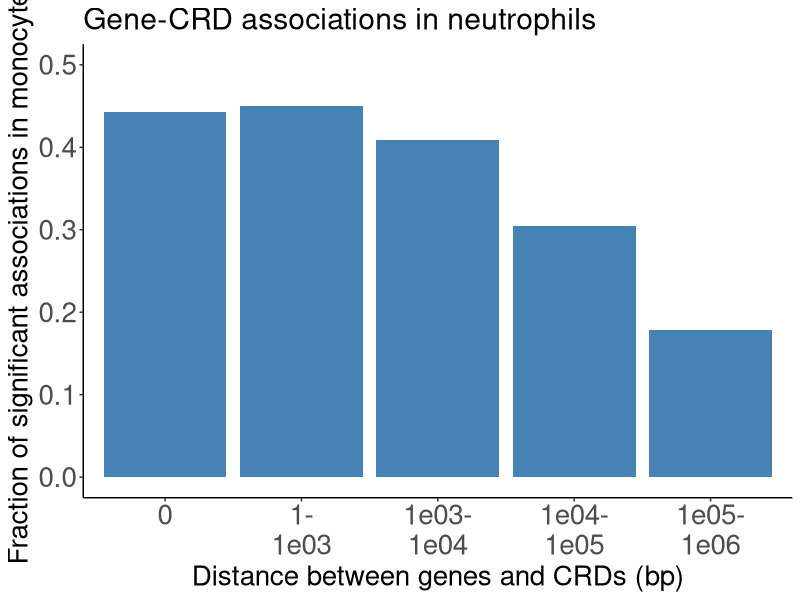
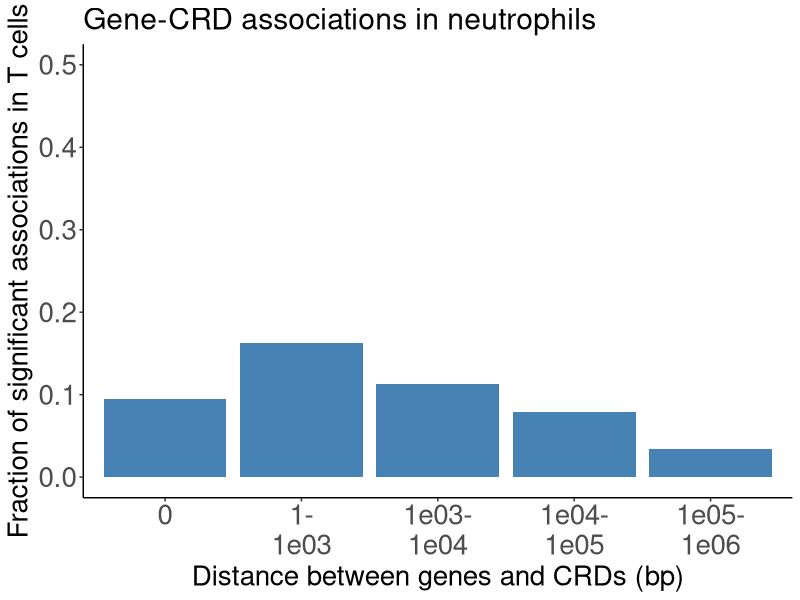
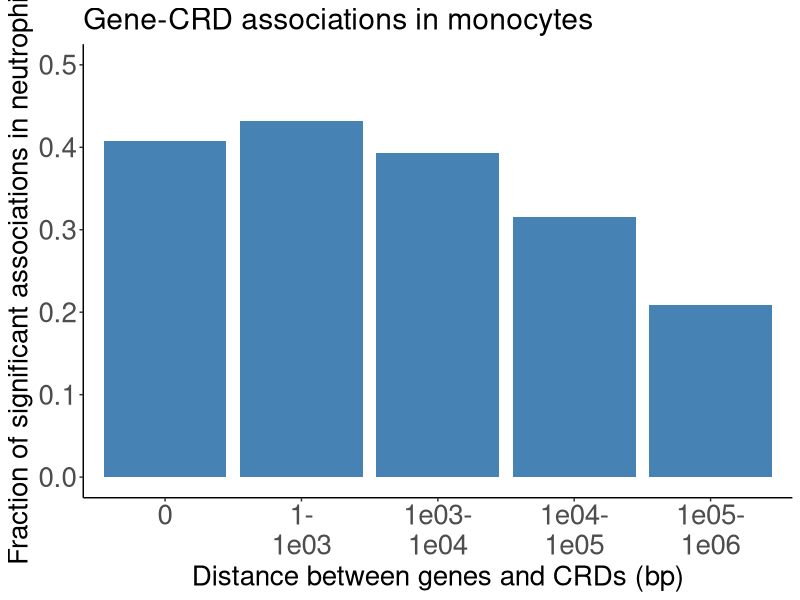
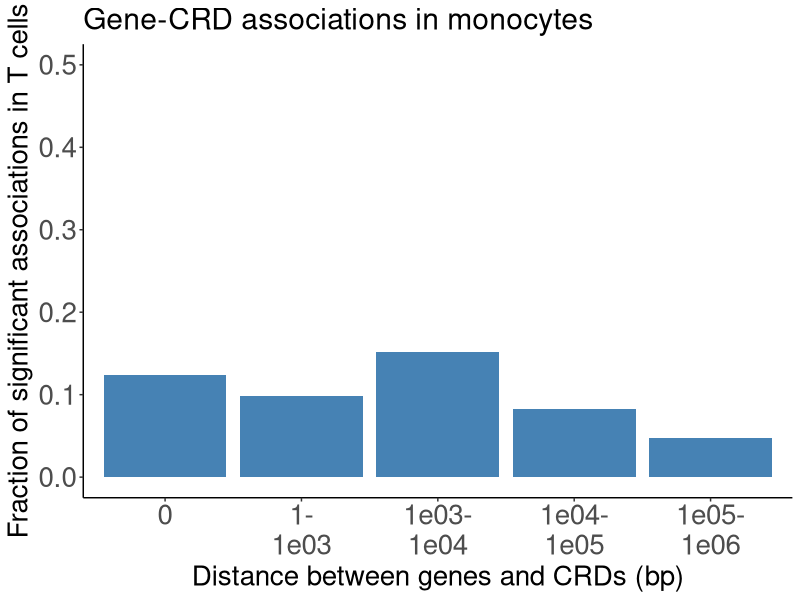
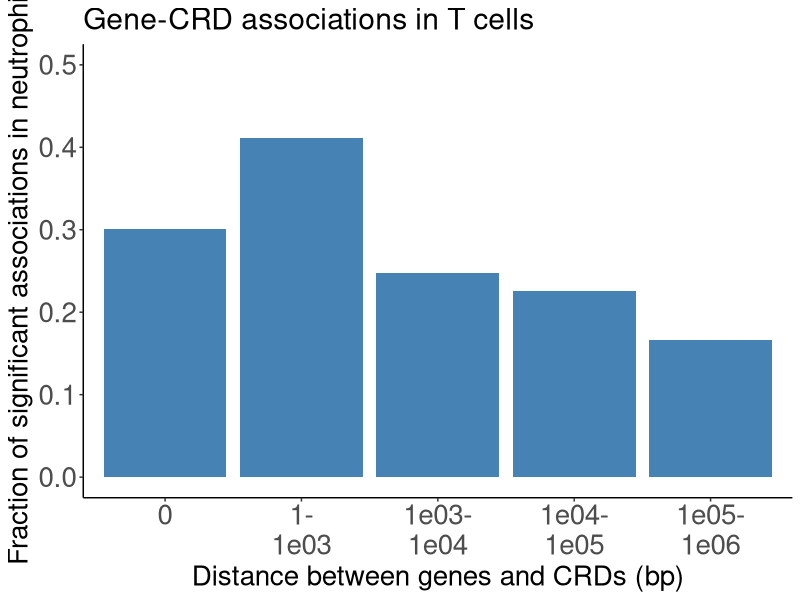
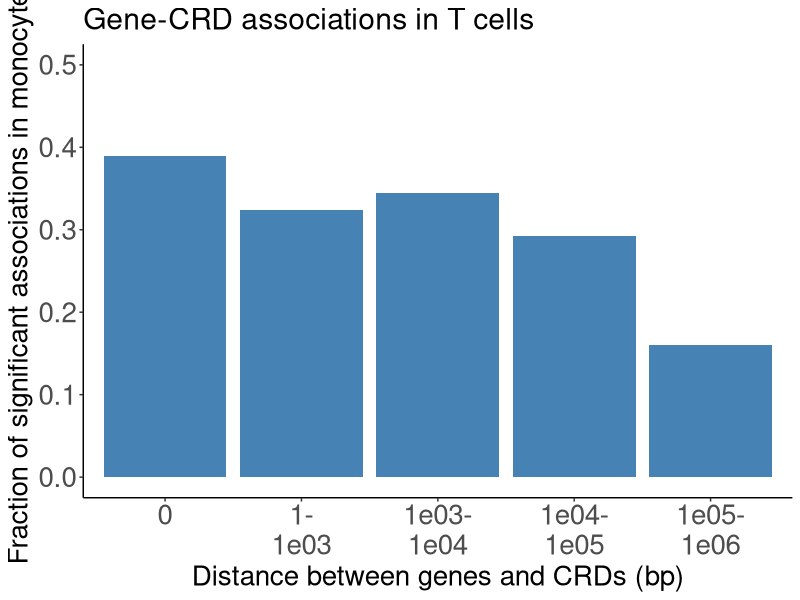
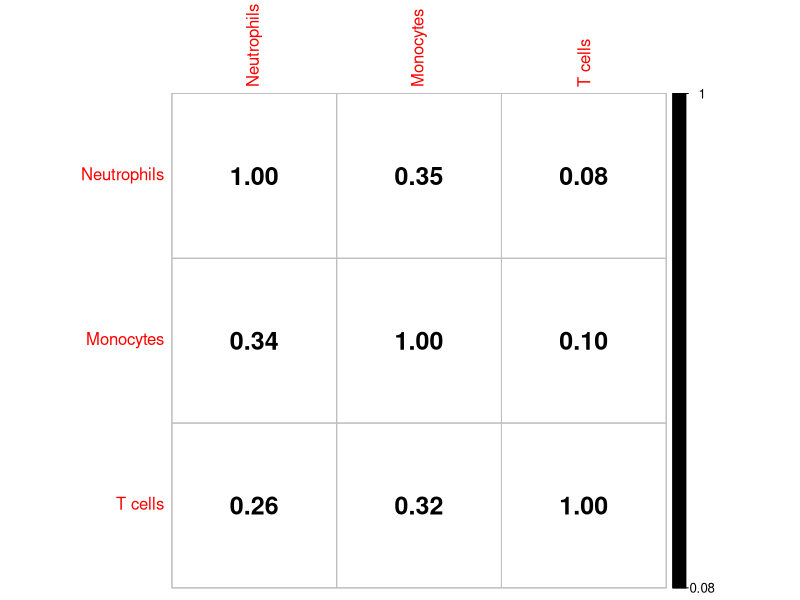
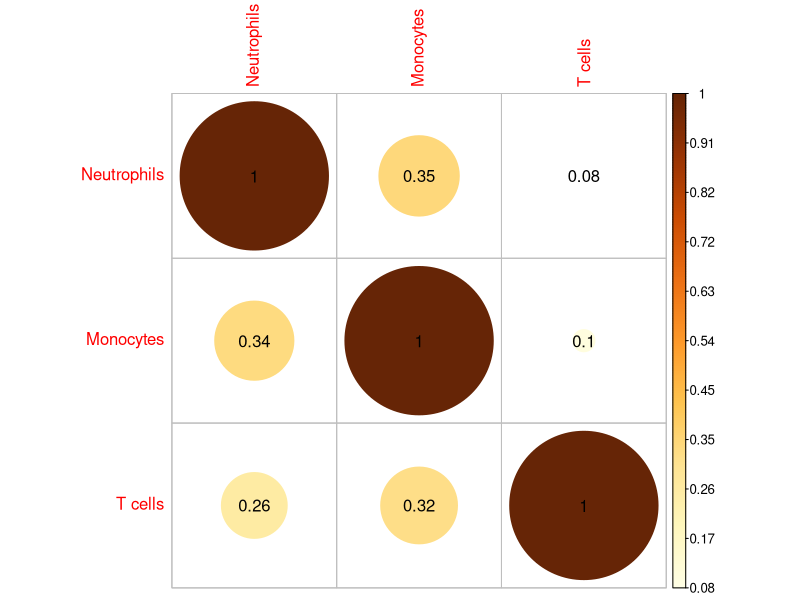

Source code (R) for these figures, in order:
library(ggplot2)
library(corrplot)

get_common_fraction <- function(set,refset,mindist,maxdist){
    if(mindist == 0 & maxdist == 0){
        set.filtered = set[which(set$distance==0),c(1,8)]
        refset.filtered = refset[which(refset$distance==0),c(1,8)]
    } else if(maxdist > 0) {
        set.filtered = set[which(set$distance>mindist & set$distance<=maxdist),c(1,8)]
        refset.filtered = refset[which(refset$distance>mindist & refset$distance<=maxdist),c(1,8)]
    } else {
        set.filtered = set[,c(1,8)]
        refset.filtered = refset[,c(1,8)]
    }
    myfraction = sum(duplicated(rbind(set.filtered,refset.filtered)))/nrow(refset.filtered)
    myfraction
}

plot_fractions <-function(fractions,discovered,replicated) {
    filename = paste0("CRD_gene_association_discovered_in_",discovered,"_replicated_in_",replicated,".pdf")
    pdf(filename,paper="a4r")
    dat_assos = data.frame(Distance = c("0","1-\n1e03","1e03-\n1e04","1e04-\n1e05","1e05-\n1e06"),fraction = fractions)
    dat_assos$Distance <- factor(dat_assos$Distance,levels = c("0","1-\n1e03","1e03-\n1e04","1e04-\n1e05","1e05-\n1e06"))

    p <- ggplot(dat_assos, aes(x = Distance, y = fraction))+ ggtitle(paste0("Gene-CRD associations in ",discovered)) +
      geom_bar(stat = "identity",fill="steelblue") + ylim(0,0.5) +
      labs(x = "Distance between genes and CRDs (bp)",y = paste0("Fraction of significant associations in ",replicated)) +
      theme_bw() + theme(panel.border = element_blank(), panel.grid.major = element_blank(),panel.grid.minor = element_blank(), axis.line = element_line(colour = "black")) + theme(text = element_text(size=18),axis.title = element_text(size = 20),axis.text = element_text(size = 20))
    print(p)
    dev.off()
}

map70_vs_70 = read.table('mapping_aCRD_gene/70_vs_70_mapping_gene_CRD_mean_ALL.txt')
colnames(map70_vs_70) = c("gene","gene_chr","gene_start","gene_end","gene_strand","dummy","distance","CRD",
"CRD_chr","CRD_start","CRD_end","pval","slope","rank")

map70_vs_72 = read.table('mapping_aCRD_gene/70_vs_72_mapping_gene_CRD_mean_ALL.txt')
colnames(map70_vs_72) = c("gene","gene_chr","gene_start","gene_end","gene_strand","dummy","distance","CRD",
"CRD_chr","CRD_start","CRD_end","pval","slope","rank")

map70_vs_73 = read.table('mapping_aCRD_gene/70_vs_73_mapping_gene_CRD_mean_ALL.txt')
colnames(map70_vs_73) = c("gene","gene_chr","gene_start","gene_end","gene_strand","dummy","distance","CRD",
"CRD_chr","CRD_start","CRD_end","pval","slope","rank")

map72_vs_70 = read.table('mapping_aCRD_gene/72_vs_70_mapping_gene_CRD_mean_ALL.txt')
colnames(map72_vs_70) = c("gene","gene_chr","gene_start","gene_end","gene_strand","dummy","distance","CRD",
"CRD_chr","CRD_start","CRD_end","pval","slope","rank")

map72_vs_72 = read.table('mapping_aCRD_gene/72_vs_72_mapping_gene_CRD_mean_ALL.txt')
colnames(map72_vs_72) = c("gene","gene_chr","gene_start","gene_end","gene_strand","dummy","distance","CRD",
"CRD_chr","CRD_start","CRD_end","pval","slope","rank")

map72_vs_73 = read.table('mapping_aCRD_gene/72_vs_73_mapping_gene_CRD_mean_ALL.txt')
colnames(map72_vs_73) = c("gene","gene_chr","gene_start","gene_end","gene_strand","dummy","distance","CRD",
"CRD_chr","CRD_start","CRD_end","pval","slope","rank")

map73_vs_70 = read.table('mapping_aCRD_gene/73_vs_70_mapping_gene_CRD_mean_ALL.txt')
colnames(map73_vs_70) = c("gene","gene_chr","gene_start","gene_end","gene_strand","dummy","distance","CRD",
"CRD_chr","CRD_start","CRD_end","pval","slope","rank")

map73_vs_72 = read.table('mapping_aCRD_gene/73_vs_72_mapping_gene_CRD_mean_ALL.txt')
colnames(map73_vs_72) = c("gene","gene_chr","gene_start","gene_end","gene_strand","dummy","distance","CRD",
"CRD_chr","CRD_start","CRD_end","pval","slope","rank")

map73_vs_73 = read.table('mapping_aCRD_gene/73_vs_73_mapping_gene_CRD_mean_ALL.txt')
colnames(map73_vs_73) = c("gene","gene_chr","gene_start","gene_end","gene_strand","dummy","distance","CRD",
"CRD_chr","CRD_start","CRD_end","pval","slope","rank")


# set = map72_vs_70
# refset = map70_vs_70
# mindist = -1
# maxdist = 1
fraction_neut_replicated_in_mono = get_common_fraction(map72_vs_70,map70_vs_70,-1,-1)
fraction_neut_replicated_in_mono_bin1 = get_common_fraction(map72_vs_70,map70_vs_70,0,0)
fraction_neut_replicated_in_mono_bin2 = get_common_fraction(map72_vs_70,map70_vs_70,1,1e03)
fraction_neut_replicated_in_mono_bin3 = get_common_fraction(map72_vs_70,map70_vs_70,1e03,1e04)
fraction_neut_replicated_in_mono_bin4 = get_common_fraction(map72_vs_70,map70_vs_70,1e04,1e05)
fraction_neut_replicated_in_mono_bin5 = get_common_fraction(map72_vs_70,map70_vs_70,1e05,1e06)
fraction_neut_replicated_in_mono_all = c(fraction_neut_replicated_in_mono_bin1,fraction_neut_replicated_in_mono_bin2,fraction_neut_replicated_in_mono_bin3,
    fraction_neut_replicated_in_mono_bin4,fraction_neut_replicated_in_mono_bin5)

# bar plot of the distance between genes and CRDs associations
plot_fractions(fraction_neut_replicated_in_mono_all,"neutrophils","monocytes")
# fractions = fraction_neut_replicated_in_mono_all
# discovered ="neutrophils"
# replicated ="monocytes"

fraction_neut_replicated_in_tcel = get_common_fraction(map73_vs_70,map70_vs_70,-1,-1)
fraction_neut_replicated_in_tcel_bin1 = get_common_fraction(map73_vs_70,map70_vs_70,0,0)
fraction_neut_replicated_in_tcel_bin2 = get_common_fraction(map73_vs_70,map70_vs_70,1,1e03)
fraction_neut_replicated_in_tcel_bin3 = get_common_fraction(map73_vs_70,map70_vs_70,1e03,1e04)
fraction_neut_replicated_in_tcel_bin4 = get_common_fraction(map73_vs_70,map70_vs_70,1e04,1e05)
fraction_neut_replicated_in_tcel_bin5 = get_common_fraction(map73_vs_70,map70_vs_70,1e05,1e06)
fraction_neut_replicated_in_tcel_all = c(fraction_neut_replicated_in_tcel_bin1,fraction_neut_replicated_in_tcel_bin2,fraction_neut_replicated_in_tcel_bin3,
    fraction_neut_replicated_in_tcel_bin4,fraction_neut_replicated_in_tcel_bin5)

plot_fractions(fraction_neut_replicated_in_tcel_all,"neutrophils","T cells")

fraction_mono_replicated_in_neut = get_common_fraction(map70_vs_72,map72_vs_72,-1,-1)
fraction_mono_replicated_in_neut_bin1 = get_common_fraction(map70_vs_72,map72_vs_72,0,0)
fraction_mono_replicated_in_neut_bin2 = get_common_fraction(map70_vs_72,map72_vs_72,1,1e03)
fraction_mono_replicated_in_neut_bin3 = get_common_fraction(map70_vs_72,map72_vs_72,1e03,1e04)
fraction_mono_replicated_in_neut_bin4 = get_common_fraction(map70_vs_72,map72_vs_72,1e04,1e05)
fraction_mono_replicated_in_neut_bin5 = get_common_fraction(map70_vs_72,map72_vs_72,1e05,1e06)
fraction_mono_replicated_in_neut_all = c(fraction_mono_replicated_in_neut_bin1,fraction_mono_replicated_in_neut_bin2,fraction_mono_replicated_in_neut_bin3,
    fraction_mono_replicated_in_neut_bin4,fraction_mono_replicated_in_neut_bin5)

plot_fractions(fraction_mono_replicated_in_neut_all,"monocytes","neutrophils")

fraction_mono_replicated_in_tcel = get_common_fraction(map73_vs_72,map72_vs_72,-1,-1)
fraction_mono_replicated_in_tcel_bin1 = get_common_fraction(map73_vs_72,map72_vs_72,0,0)
fraction_mono_replicated_in_tcel_bin2 = get_common_fraction(map73_vs_72,map72_vs_72,1,1e03)
fraction_mono_replicated_in_tcel_bin3 = get_common_fraction(map73_vs_72,map72_vs_72,1e03,1e04)
fraction_mono_replicated_in_tcel_bin4 = get_common_fraction(map73_vs_72,map72_vs_72,1e04,1e05)
fraction_mono_replicated_in_tcel_bin5 = get_common_fraction(map73_vs_72,map72_vs_72,1e05,1e06)
fraction_mono_replicated_in_tcel_all = c(fraction_mono_replicated_in_tcel_bin1,fraction_mono_replicated_in_tcel_bin2,fraction_mono_replicated_in_tcel_bin3,
    fraction_mono_replicated_in_tcel_bin4,fraction_mono_replicated_in_tcel_bin5)

plot_fractions(fraction_mono_replicated_in_tcel_all,"monocytes","T cells")

fraction_tcel_replicated_in_neut = get_common_fraction(map70_vs_73,map73_vs_73,-1,-1)
fraction_tcel_replicated_in_neut_bin1 = get_common_fraction(map70_vs_73,map73_vs_73,0,0)
fraction_tcel_replicated_in_neut_bin2 = get_common_fraction(map70_vs_73,map73_vs_73,1,1e03)
fraction_tcel_replicated_in_neut_bin3 = get_common_fraction(map70_vs_73,map73_vs_73,1e03,1e04)
fraction_tcel_replicated_in_neut_bin4 = get_common_fraction(map70_vs_73,map73_vs_73,1e04,1e05)
fraction_tcel_replicated_in_neut_bin5 = get_common_fraction(map70_vs_73,map73_vs_73,1e05,1e06)
fraction_tcel_replicated_in_neut_all = c(fraction_tcel_replicated_in_neut_bin1,fraction_tcel_replicated_in_neut_bin2,fraction_tcel_replicated_in_neut_bin3,
    fraction_tcel_replicated_in_neut_bin4,fraction_tcel_replicated_in_neut_bin5)

plot_fractions(fraction_tcel_replicated_in_neut_all,"T cells","neutrophils")


fraction_tcel_replicated_in_mono = get_common_fraction(map72_vs_73,map73_vs_73,-1,-1)
fraction_tcel_replicated_in_mono_bin1 = get_common_fraction(map72_vs_73,map73_vs_73,0,0)
fraction_tcel_replicated_in_mono_bin2 = get_common_fraction(map72_vs_73,map73_vs_73,1,1e03)
fraction_tcel_replicated_in_mono_bin3 = get_common_fraction(map72_vs_73,map73_vs_73,1e03,1e04)
fraction_tcel_replicated_in_mono_bin4 = get_common_fraction(map72_vs_73,map73_vs_73,1e04,1e05)
fraction_tcel_replicated_in_mono_bin5 = get_common_fraction(map72_vs_73,map73_vs_73,1e05,1e06)
fraction_tcel_replicated_in_mono_all = c(fraction_tcel_replicated_in_mono_bin1,fraction_tcel_replicated_in_mono_bin2,fraction_tcel_replicated_in_mono_bin3,
    fraction_tcel_replicated_in_mono_bin4,fraction_tcel_replicated_in_mono_bin5)

plot_fractions(fraction_tcel_replicated_in_mono_all,"T cells","monocytes")

pdf("Pairwise_comparisons_between_cell_types.pdf")
M = matrix(c(1,fraction_neut_replicated_in_mono,fraction_neut_replicated_in_tcel,fraction_mono_replicated_in_neut,1,fraction_mono_replicated_in_tcel,
    fraction_tcel_replicated_in_neut,fraction_tcel_replicated_in_mono,1),ncol=3,byrow=T)
colnames(M) = c("Neutrophils","Monocytes","T cells")
rownames(M) = c("Neutrophils","Monocytes","T cells")
corrplot(M, method = "number",is.corr=F,col = "black",number.cex=1.5,cl.lim = c(0, 1))
corrplot(M,is.corr=F,cl.lim = c(0, 1),p.mat = M,sig.level=-1,insig = "p-value",number.cex=1.5)
dev.off()
